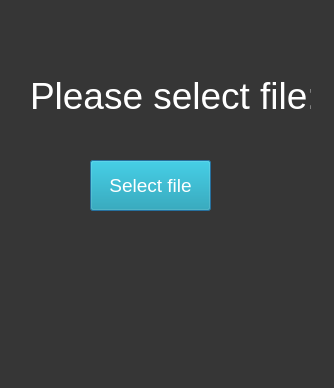
<?xml version="1.0" encoding="UTF-8"?>
<ui version="4.0">
 <class>Dialog</class>
 <widget class="QDialog" name="Dialog">
  <property name="geometry">
   <rect>
    <x>0</x>
    <y>0</y>
    <width>334</width>
    <height>388</height>
   </rect>
  </property>
  <property name="windowTitle">
   <string>Dialog</string>
  </property>
  <property name="styleSheet">
   <string notr="true">background-color: rgb(54, 54, 54);</string>
  </property>
  <widget class="QLabel" name="label">
   <property name="geometry">
    <rect>
     <x>30</x>
     <y>40</y>
     <width>281</width>
     <height>111</height>
    </rect>
   </property>
   <property name="styleSheet">
    <string notr="true">color: rgb(255, 255, 255);
font-size: 28pt </string>
   </property>
   <property name="text">
    <string>Please select file:</string>
   </property>
  </widget>
  <widget class="QPushButton" name="pushButton_2">
   <property name="geometry">
    <rect>
     <x>90</x>
     <y>160</y>
     <width>121</width>
     <height>51</height>
    </rect>
   </property>
   <property name="styleSheet">
    <string notr="true">background-color: rgb(14, 154, 175);
color: rgb(255,255,255);
font-size: 14pt
</string>
   </property>
   <property name="text">
    <string>Select file</string>
   </property>
   <property name="default">
    <bool>false</bool>
   </property>
   <property name="flat">
    <bool>false</bool>
   </property>
  </widget>
 </widget>
 <resources/>
 <connections/>
</ui>
